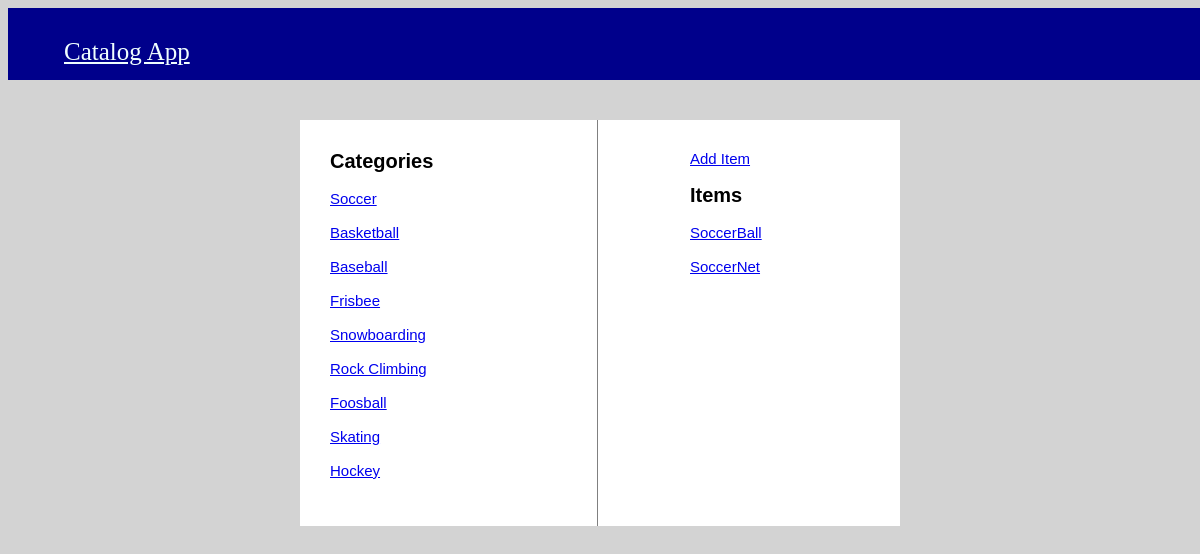
/catalog/Soccer/items/, run on the app's committed database.
### catalog_database_setup.py (models this page shows, shortened)
class Item(Base):
    __tablename__ = 'items'
    name = Column(String(80), nullable=False, unique=True)
    id = Column(Integer, primary_key=True)
    description = Column(String(500), nullable=True)
    category_id = Column(Integer, ForeignKey('categories.id'))
    category = relationship(Category, back_populates="items")

class Category(Base):
    __tablename__ = 'categories'
    id = Column(Integer, primary_key=True)
    name = Column(String(250), nullable=False, unique=True)
    items = relationship("Item", back_populates="category")
    def __repr__(self):
        return f"Category(name={self.name}, id={self.id})"

### app.py (the view)
@app.route("/catalog/<category_name>/items/", methods=['GET'])
def catalog_desc(category_name):
    db_session = DBSession()
    categories = db_session.query(Category)
    category = db_session.query(Category).filter_by(name=category_name).one()
    print(category)
    items = db_session.query(Item).filter_by(category_id=category.id).all()
    return render_template('category.html', items=items, category_name=category.name, categories=categories)

### templates/category.html (shortened to what this page needs)
<html>
    <head>
        <link rel="stylesheet" type='text/css' href="{{url_for('static', filename='style.css')}}">
    </head>
    <body>
        <nav id="navbar">
            <ul>
                <li><a href="/">Catalog App</a>
                </li>
            </ul>
        </nav>
        <div class="box-white">
            <div class="row">
                <div class="column-right-right">
                    <a href="{{url_for('new_item', category_name=category_name)}}">Add Item</a></br></br>
                    <Strong>Items</Strong>
                    {% for x in items %}
                    <a href="/catalog/{{category_name}}/{{x.name}}/">{{x.name}}</a></br></br>
                    {% endfor %}
                </div>
                <div class="column-left">
                    <Strong>Categories</Strong>
                    {% for i in categories %}
                    <a href="/catalog/{{i.name}}/items">{{i.name}}</a></br></br>
                    {% endfor %}
                </div>
            </div>
        </div>
    </body>
</html>

### static/style.css (style rules this page uses)
body { background-color:lightgray; }
#navbar { background-color: 00008B; width: 100%; float: left; padding: 14px 16px; text-decoration: none; }
#navbar li { list-style: none; float: left; }
#navbar a { color: azure; text-align: center; font-size: 25px; }
.box-white { position:absolute; top:15%; left:25%; width:50%; resize:both; background:white }
.column-right-right { float:right; padding: 30px; font-family:'Helvetica'; font-size:15px; color: red; width: 30%; }
.column-left { padding: 30px; font-family:'Helvetica'; font-size:15px; color: red; width: 30%; }
strong { font-weight: bold; font-family:'Helvetica'; font-size:20px; color:black; }

### data on the page
Item: name "SoccerBall"
Item: name "SoccerNet"
Category: name "Soccer"
Category: name "Basketball"
Category: name "Baseball"
Category: name "Frisbee"
Category: name "Snowboarding"
Category: name "Rock Climbing"
Category: name "Foosball"
Category: name "Skating"
Category: name "Hockey"
